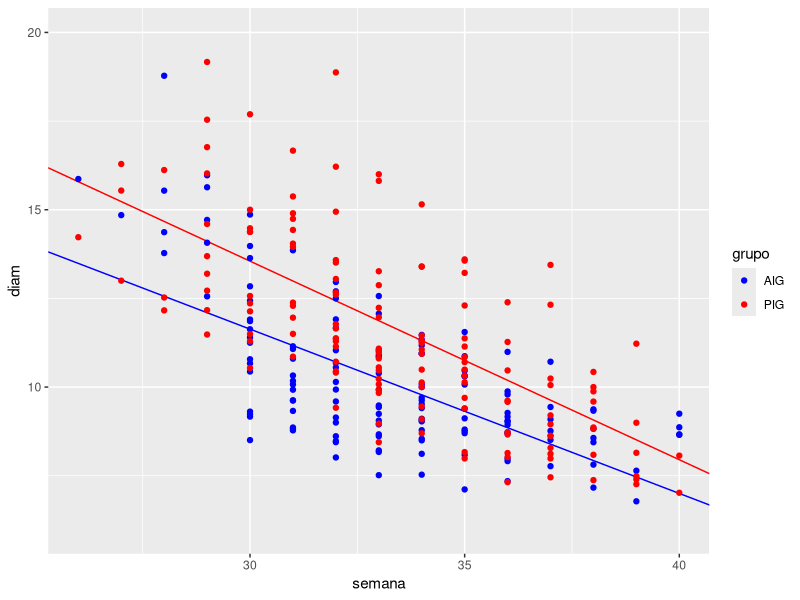
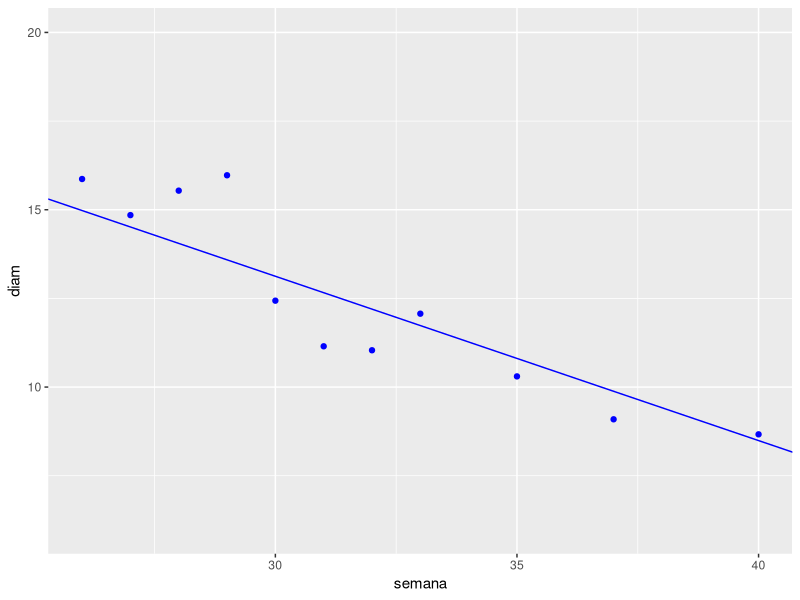

Here is the R script that generated these plots, in order:


library(readxl)
library(ggplot2)

setwd("C:/Users/Danvah/OneDrive/diagnostico_singer/DDVE")
DDVE <- read_excel("perfDDVEp_bait.xlsx")

id <- c()
grupo <- c()
diam <- c()
semana <- c()

for(i in 1:nrow(DDVE)){
  for(j in 2:(ncol(DDVE))){
    if(!is.na(DDVE[i,j])){
      id <- c(id,i)
      grupo <- c(grupo,DDVE$Grupo[i])
      diam <- c(diam,as.numeric(DDVE[i,j]))
      semana <- c(semana,(j+24))
    }
  }
}
DDVE.l <- data.frame(id,grupo,semana,diam)


library(nlme)
fit_1 <- lme(diam ~ I(as.numeric(grupo == 'AIG')) + 
               I(as.numeric(grupo == 'PIG')) +
               I(as.numeric(I(grupo == 'AIG'))*semana) +
               I(as.numeric(I(grupo == 'PIG'))*semana) - 1 , random = ~ 1| id, data=DDVE.l)

summary(fit_1)

dados <- coef(fit_1)


ggplot(data=DDVE.l, aes(x=semana, y=diam, group = grupo,color=grupo)) +
  geom_abline(intercept = 25.533098, slope = -0.463335, color="blue") +
  geom_abline(intercept = 30.347679 , slope = -0.559927, color="red") +
  scale_x_continuous(limits = c(26, 40)) + 
  scale_y_continuous(limits = c(6, 20)) +
  geom_point()+
  scale_color_manual(values = c("blue","red")) 



DDVE.l1 <- subset(DDVE.l, id==1)
ggplot(data=DDVE.l1, aes(x=semana, y=diam )) +
  geom_abline(intercept = 25.533098+1.49045549, slope = -0.463335, color="blue") +
  geom_point(color="blue")+
  scale_x_continuous(limits = c(26, 40)) + 
  scale_y_continuous(limits = c(6, 20)) +
  scale_color_manual(values = c("blue","red")) 



